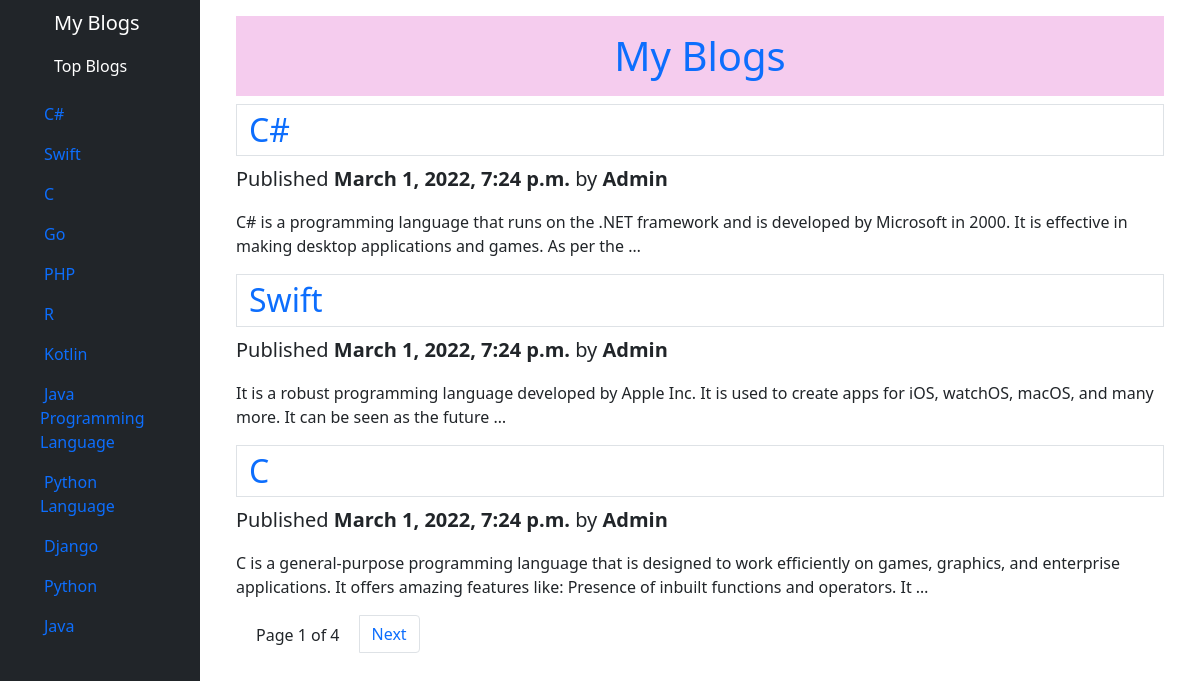
The page / on the database its author committed.
### blog/models.py (models this page shows, shortened)
class Post(models.Model):
    STATUS_CHOICES = (
        ('draft', 'Draft'),
        ('published', 'Published'),
    )
    title = models.CharField(max_length=250)
    slug = models.SlugField(max_length=250,
                            unique_for_date='publish')
    author = models.ForeignKey(User,
                               on_delete=models.CASCADE,
                               related_name='blog_posts')
    body = models.TextField()
    publish = models.DateTimeField(default=timezone.now)
    created = models.DateTimeField(auto_now_add=True)
    updated = models.DateTimeField(auto_now=True)
    status = models.CharField(max_length=10,
                              choices=STATUS_CHOICES,
                              default='draft')
    objects = models.Manager()  # default manager
    published = PublishedManager()
    class Meta:
        ordering = ('-publish',)
    def get_absolute_url(self):
        return reverse('blog:post_detail', args=[self.publish.year, self.publish.month, self.publish.day, self.slug])

### blog/views.py (the view)
# urls.py: path('', PostListView.as_view(), name='post_list'),
class PostListView(ListView):
    queryset = Post.published.all()
    context_object_name = 'posts'
    paginate_by = 3
    template_name = 'blog/post/list.html'
    def get_context_data(self, **kwargs):
        context = super(PostListView, self).get_context_data(**kwargs)
        toppost = Post.published.order_by('-updated')[:15]
        context['toppost'] = toppost
        return context

### blog/models.py (called while the page is built)
    def get_queryset(self):
        return super(PublishedManager, self).get_queryset().filter(status='published')

### blog/templates/blog/post/list.html (shortened to what this page needs)
{% extends 'blog/base.html' %}
{% block content %}
<div class="container">
    <h1 class="text text-center text-primary p-3" style="background: RGB(245, 204, 238)">My Blogs</h1>
    {% for post in posts %}
    <h2><a href="{{post.get_absolute_url }}" class="page-link">{{post.title}}</a></h2>
    <p class="fs-5">
        Published <b>{{post.publish}}</b> by <b>{{post.author|title}}</b>
    </p>
    <p class="fs-3">
        {{post.body|truncatewords:30|linebreaks}}
    </p>
    {% endfor %}
    {% include 'pagination.html' with page=page_obj %}
</div>
{% endblock %}

### blog/templates/blog/base.html (shortened to what this page needs)
<!DOCTYPE html>
{% load static %}
<html lang="en">
<head>
    <link href="{% static 'Bootstrap/css/bootstrap.min.css' %}" rel="stylesheet">
    <link href="{% static 'Bootstrap/css/style.css' %}" rel="stylesheet">
    <link rel="stylesheet" href="https://cdnjs.cloudflare.com/ajax/libs/font-awesome/4.7.0/css/font-awesome.min.css">
</head>
<body>
<div class="container-fluid">
    <div class="row flex-nowrap">
        <div class="col-auto col-md-3 col-xl-2 px-sm-2 px-0 bg-dark">
            <div class="d-flex flex-column align-items-center align-items-sm-start px-3 pt-2 text-white min-vh-100">
                <a href="{% url 'blog:post_list' %}" class="d-flex align-items-center pb-3 mb-md-0 me-md-auto text-white text-decoration-none">
                    <span class="fs-5 d-none d-sm-inline " style="margin-left: 30px">My Blogs</span>
                </a>
                    <p style="margin-left: 30px">Top Blogs</p>
                <ul class="nav nav-pills flex-column mb-sm-auto  align-items-sm-start" id="menu" >
                    {% for post in toppost %}
                    <li class="nav-item">
                        <a href="{{post.get_absolute_url }}" class="nav-link align-middle ">
                             <span class="ms-1 d-none d-sm-inline">{{post.title}}</span>
                        </a>
                    </li>
                    {% endfor %}
                </ul>
            </div>
        </div>
        <div class="col py-3" id="content">
            {% block content %}
            {% endblock %}
        </div>
    </div>
</div>
</body>
</html>

### rows shown on the page
Post: title "C#", publish "March 1, 2022, 7:24 p.m.", author "Admin", body "C# is a programming language that runs on the .NET framework and is developed by Microsoft in 2000. It is effective in making desktop applications and games. As per the …"
Post: title "Swift", publish "March 1, 2022, 7:24 p.m.", author "Admin", body "It is a robust programming language developed by Apple Inc. It is used to create apps for iOS, watchOS, macOS, and many more. It can be seen as the future …"
Post: title "C", publish "March 1, 2022, 7:24 p.m.", author "Admin", body "C is a general-purpose programming language that is designed to work efficiently on games, graphics, and enterprise applications. It offers amazing features like: Presence of inbuilt functions and operators. It …"
Post: title "Go"
Post: title "PHP"
Post: title "R"
Post: title "Kotlin"
Post: title "Java Programming Language"
Post: title "Python Language"
Post: title "Django"
Post: title "Python"
Post: title "Java"

### other values the page prints
{{ page.number }} "1"
{{ page.paginator.num_pages }} "4"
